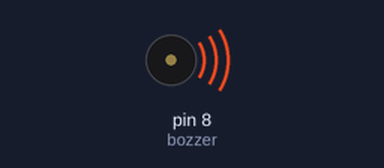
Recording of a sketch running on a simulated Arduino Uno, built with avr-gcc and run on an emulated ATmega328P. Shown: buzzer (waves = sounding).

Above: at 1.5 s.
At 3.82 s:
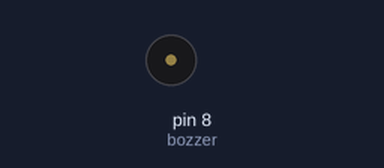
Timing chart, 0 to 4.5 s (numbered marks = the images above):
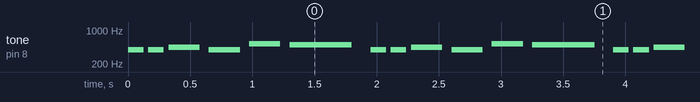

Measured:
- by itself, tone on pin 8 (bozzer): repeats every 2.0 s: silent 0.04 s, 392 Hz 0.13 s, silent 0.04 s, 440 Hz 0.25 s, silent 0.08 s, 392 Hz 0.25 s, silent 0.08 s, 523 Hz 0.25 s, silent 0.08 s, 492 Hz 0.50 s, silent 0.15 s, 392 Hz 0.13 s

The sketch:

musica2.ino
```cpp
int bozzer = 8;
void setup() {
 pinMode(bozzer,OUTPUT);
}
void loop() {
 tone(bozzer,392,125);
 delay(163);
tone(bozzer,392,125);
 delay(163);
tone(bozzer,440,250);
 delay(325);
tone(bozzer,392,250);
 delay(325);
tone(bozzer,523,250);
 delay(325);
tone(bozzer,492,500);
 delay(650);

}
```
